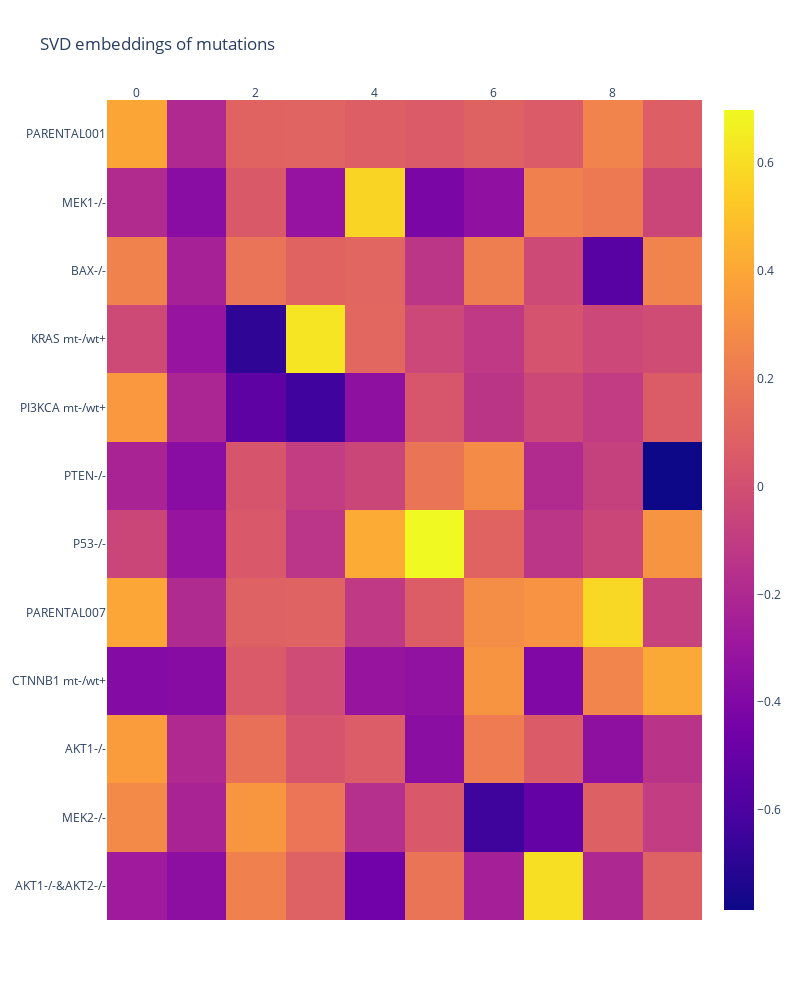

The code cell stored with this chart in its notebook:
### Code cell
fig = go.Figure(data=go.Heatmap(
                   z=cl_mat.T,
                   x=list(range(cl_mat.T.shape[1])),
                   y=dm.cell_line_df["mutationDetailed"],
                   hoverongaps = False),
                layout=go.Layout(
        title=go.layout.Title(text="SVD embeddings of mutations")
    ))
fig.update_layout(
    width=800,
    height=1000)
fig.update_xaxes(side="top")
fig.show()

### Figure 1 — Plotly figure (JSON) as saved in the notebook; plotly's stock layout.template omitted (floating-point values rounded to 4 significant figures)
{"data": [{"hoverongaps": false, "type": "heatmap", "x": [0, 1, 2, 3, 4, 5, 6, 7, 8, 9], "y": ["AKT1-/-&AKT2-/-", "MEK2-/-", "AKT1-/-", "CTNNB1 mt-/wt+", "PARENTAL007", "P53-/-", "PTEN-/-", "PI3KCA mt-/wt+", "KRAS mt-/wt+", "BAX-/-", "MEK1-/-", "PARENTAL001"], "z": [[-0.2763, -0.3536, 0.236, 0.08846, -0.4582, 0.1811, -0.2506, 0.6074, -0.202, 0.08792], [0.278, -0.228, 0.3285, 0.1866, -0.1647, 0.04902, -0.6397, -0.5027, 0.08179, -0.09718], [0.3571, -0.1965, 0.1617, 0.02581, 0.06769, -0.3578, 0.2122, 0.05882, -0.3459, -0.1453], [-0.3833, -0.3765, 0.05271, -0.0197, -0.3097, -0.3346, 0.3221, -0.3996, 0.2546, 0.4051], [0.3951, -0.1892, 0.08509, 0.09621, -0.1139, 0.07039, 0.2891, 0.3174, 0.5815, -0.0658], [-0.04732, -0.3144, 0.04921, -0.1381, 0.4179, 0.6983, 0.09796, -0.1327, -0.04814, 0.3194], [-0.2265, -0.3657, 0.02814, -0.0925, -0.04632, 0.1798, 0.2851, -0.1881, -0.07537, -0.7853], [0.3401, -0.2167, -0.5284, -0.6356, -0.3438, 0.03132, -0.1343, -0.03689, -0.1023, 0.06298], [-0.02763, -0.316, -0.6883, 0.6267, 0.1155, -0.0385, -0.1138, 0.02062, -0.04001, -0.01302], [0.2419, -0.2368, 0.1781, 0.09845, 0.1074, -0.1301, 0.2208, -0.02794, -0.5526, 0.2487], [-0.1867, -0.3639, 0.05095, -0.3197, 0.5687, -0.4207, -0.3408, 0.2355, 0.2019, -0.04844], [0.3905, -0.1974, 0.09877, 0.1032, 0.07903, 0.05931, 0.0941, 0.0588, 0.2522, 0.07878]]}], "layout": {"height": 1000, "title": {"text": "SVD embeddings of mutations"}, "width": 800, "xaxis": {"side": "top"}}}
